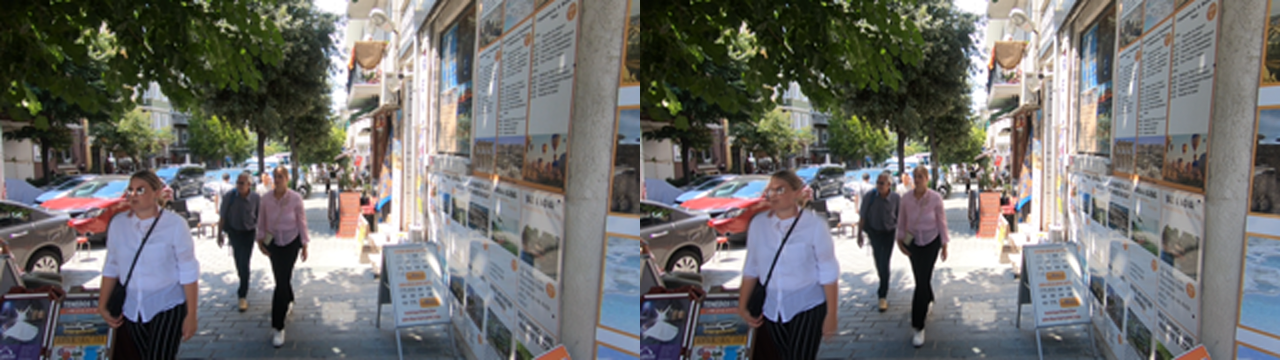
#> input picture p0/tasks/qual/hero_013_40.png, 2560 x 720 px, given as the content of the folder /data/disk1/shared/aiaa3201/project1_video_sr/val_sharp/000, which was not available (shown at 1/2 size)
$ python align_diag.py --out out.png
#> lines starting #> are read from the running program, lines starting #| are printed output that depends on the picture
#!/usr/bin/env python
# -*- coding: utf-8 -*-
"""Task 9 -- how stable is the flow-alignment recipe, and where does it fail?

Three questions, each with its own answer in the output:

1. **Estimation resolution.**  The recipe estimates Farneback flow at 1/4 of the
   *bicubic HR* resolution (i.e. LR resolution) and upsamples it.  Was that choice
   right, or luck?  Variants 1/1, 1/2, 1/4, 1/8 are compared on identical frames:
   warp error against a synthetic known displacement (calibration, no opinion
   involved) *and* the resulting output quality.

2. **Boundary and occlusion.**  ``BORDER_REPLICATE`` copies edge pixels, which is
   wrong wherever content enters or leaves the frame.  Quantified by: share of
   pixels whose forward flow points outside the frame, and the error restricted to
   those pixels.

3. **Forward-backward consistency.**  The obvious fix for (2) is to distrust
   disagreeing flow.  ``|f_fwd - f_bwd(warped)|`` over a threshold marks likely
   occlusion; those pixels fall back to the centre frame (weight 0 instead of the
   blend weight).  The comparison is: plain flow average vs consistency-masked
   flow average, on PSNR / LPIPS / tLP and on warped-vs-GT error.

Parameters for the mask are fixed on a DEVELOPMENT clip (000) and then applied
unchanged to the evaluation clips -- the checklist forbids tuning per test image.
The chosen threshold is written into the JSON.

Usage:
    /tmp/srenv/bin/python ~/p0/scripts/align_diag.py --out ~/p0/out/align
"""
from __future__ import annotations

import argparse
import json
import os
import sys
import time

os.environ.setdefault("TORCH_HOME", "/tmp/torch_home")

import numpy as np
import cv2

sys.path.insert(0, os.path.expanduser("~/p0"))
from evalkit import metrics as M, temporal as T, data as D  # noqa: E402

B = "/data/disk1/shared/aiaa3201/project1_video_sr"
GT_ROOT = B + "/val_sharp"
LR_ROOT = B + "/val_sharp_bicubic"
FB = dict(pyr_scale=0.5, levels=3, winsize=15, iterations=3, poly_n=5,
          poly_sigma=1.2, flags=0)


def rd(p):
    a = cv2.imread(p)
#> a is the input picture: shape (720, 2560, 3); mean B, G, R 109.8, 111.9, 112.2
    if a is None:
        raise RuntimeError("unreadable %s" % p)
    return cv2.cvtColor(a, cv2.COLOR_BGR2RGB)


def flow_to(target_gray, source_gray, scale):
    """target -> source flow, estimated at ``scale`` then scaled back up."""
    h, w = target_gray.shape
    if scale == 1:
        return cv2.calcOpticalFlowFarneback(target_gray, source_gray, None, **FB)
    ts = cv2.resize(target_gray, (w // scale, h // scale), interpolation=cv2.INTER_AREA)
    ss = cv2.resize(source_gray, (w // scale, h // scale), interpolation=cv2.INTER_AREA)
    f = cv2.calcOpticalFlowFarneback(ts, ss, None, **FB)
    return cv2.resize(f, (w, h), interpolation=cv2.INTER_LINEAR) * float(scale)


def warp(src, f):
    h, w = src.shape[:2]
    gx, gy = np.meshgrid(np.arange(w, dtype=np.float32), np.arange(h, dtype=np.float32))
    return cv2.remap(src, gx + f[..., 0], gy + f[..., 1], cv2.INTER_LINEAR,
                     borderMode=cv2.BORDER_REPLICATE)


# ------------------------------------------------------------------ 1. calibration
def calibration(scale_list):
    """Warp error against a KNOWN displacement; no model, no metric choice."""
    rng = np.random.default_rng(0)
    dev = os.path.join(GT_ROOT, "000")
    files = sorted(os.listdir(dev))[:20]
    out = {}
    for s in scale_list:
        errs, t = [], []
        for fn in files:
            img = rd(os.path.join(dev, fn))
            img = cv2.resize(img, (1280, 720), interpolation=cv2.INTER_AREA)
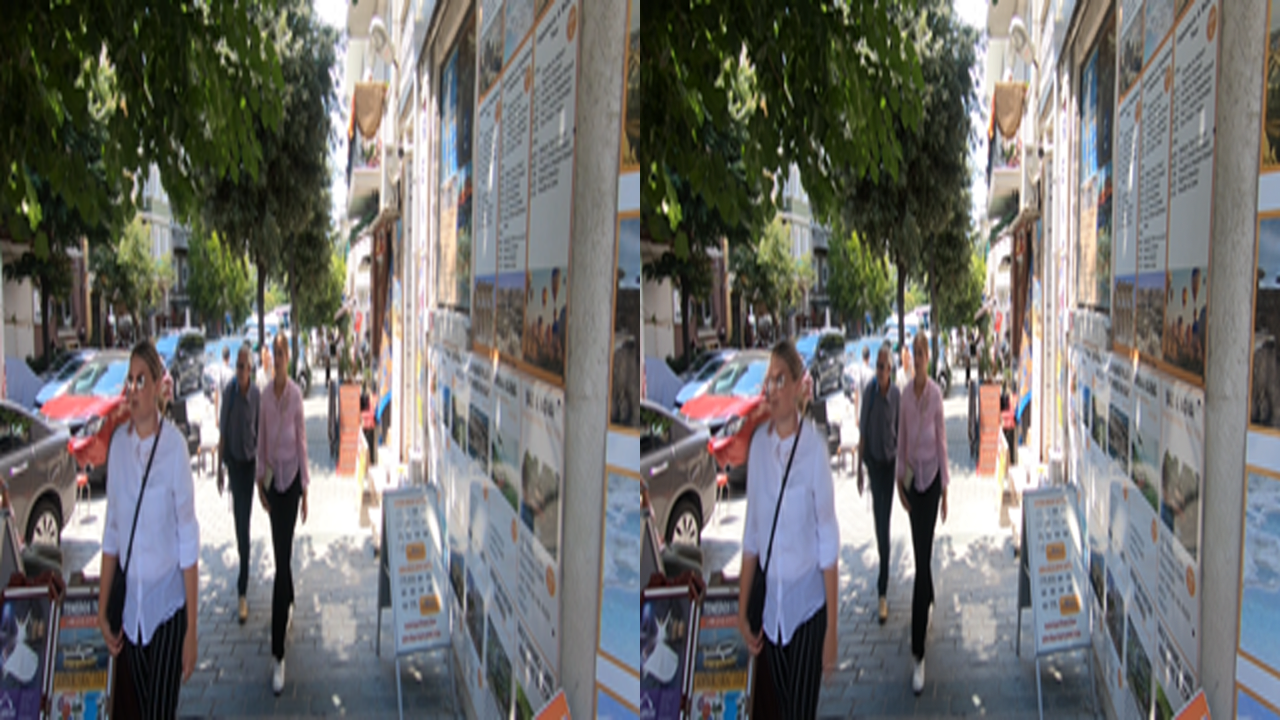
#> img: shape (720, 1280, 3); mean R, G, B 112.2, 111.9, 109.8
            g = cv2.cvtColor(img, cv2.COLOR_RGB2GRAY)
            # known displacement: 1.5 px (the LR->HR unit used elsewhere)
            Mx = np.float32([[1, 0, 1.5], [0, 1, 1.5]])
            shifted = cv2.warpAffine(img, Mx, (g.shape[1], g.shape[0]),
                                     flags=cv2.INTER_LINEAR,
                                     borderMode=cv2.BORDER_REPLICATE)
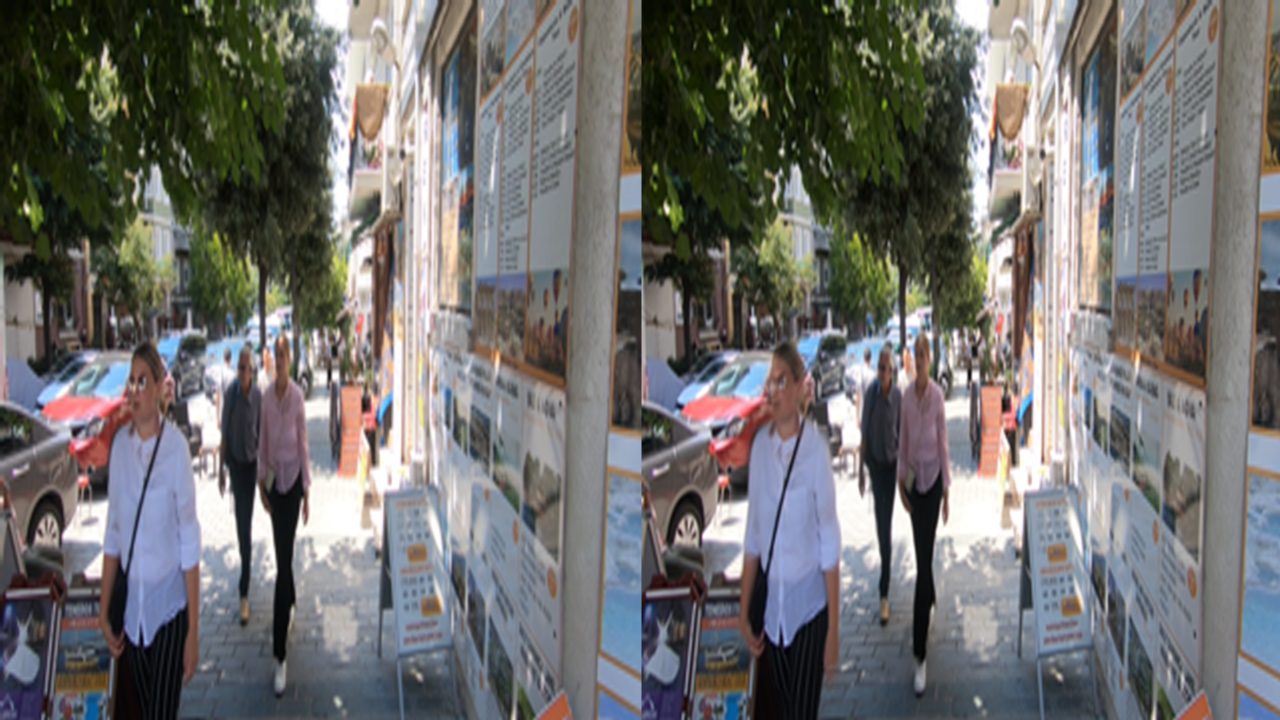
#> shifted: shape (720, 1280, 3); mean R, G, B 112.4, 112, 109.9
            gs = cv2.cvtColor(shifted, cv2.COLOR_RGB2GRAY)
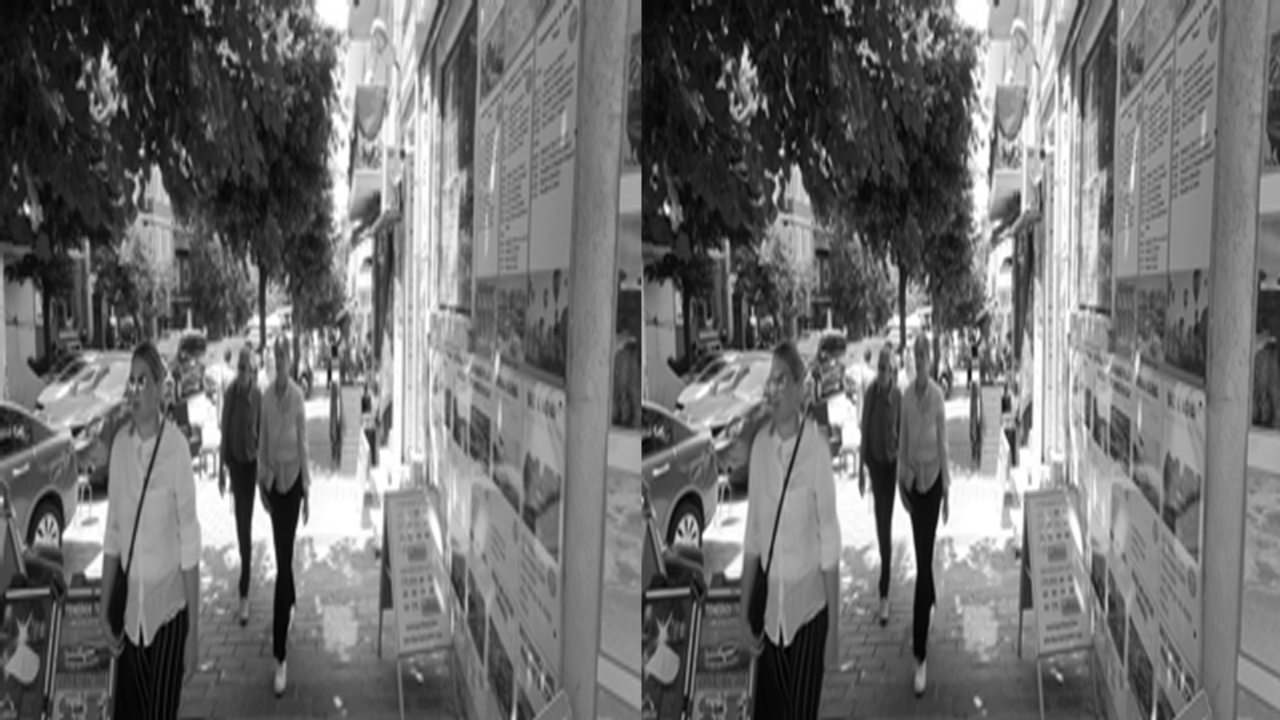
#> gs: shape (720, 1280); min 0, max 255, mean 111.9
            t0 = time.perf_counter()
            f = flow_to(g, gs, s)
            t.append(time.perf_counter() - t0)
            back = warp(shifted, f)
#> in warp, `return cv2.remap(src, gx + f[..., 0], gy + f[..., 1], cv2.INTER_LINEAR..`:
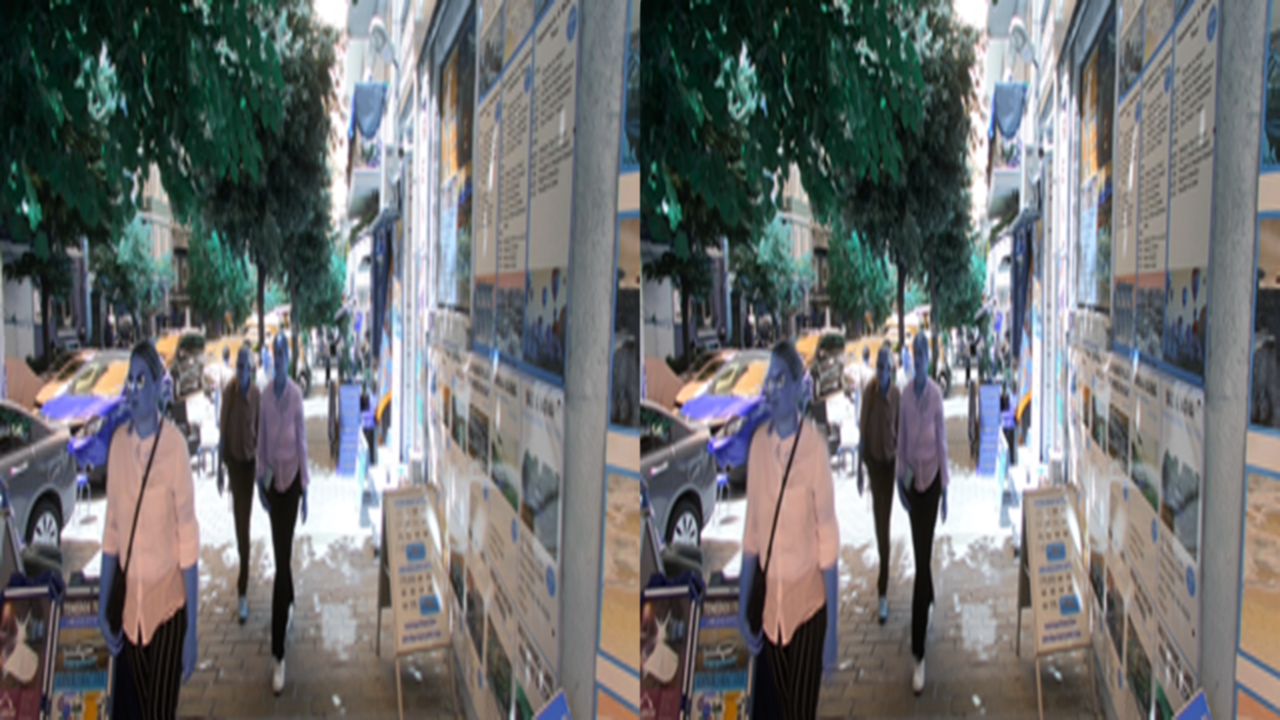
#> returned value: shape (720, 1280, 3); mean of channels 0, 1, 2 112.4, 112, 110; drawn as B, G, R
            # compare on the interior only: the border is where replicate is wrong
            a = img[8:-8, 8:-8].astype(np.float32)
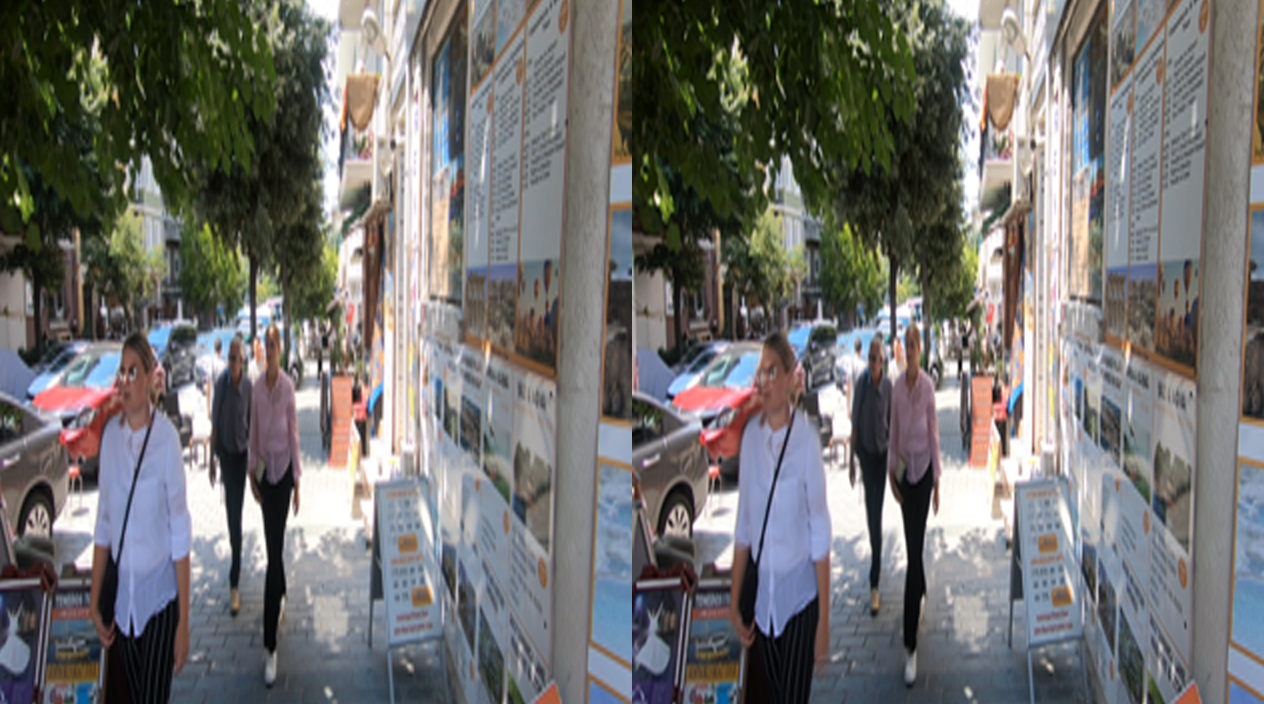
#> a: shape (704, 1264, 3) float32; mean R, G, B 113.2, 112.7, 110.5
            b = back[8:-8, 8:-8].astype(np.float32)
            errs.append(float(np.mean(np.abs(a - b))))
        out[s] = {"l1_warp_error": float(np.mean(errs)),
                  "flow_time_ms": float(np.mean(t) * 1000.0)}
    return out


# ------------------------------------------------------------------ blending
# [61 lines left out: functions blend, score, not called in this run]


def main():
    ap = argparse.ArgumentParser()
    ap.add_argument("--out", required=True)
    ap.add_argument("--dev-clip", default="000")
    ap.add_argument("--clips", nargs="*", default=["004", "011", "019", "022"])
    ap.add_argument("--frames", type=int, default=20)
    ap.add_argument("--scales", nargs="*", type=int, default=[1, 2, 4, 8])
    args = ap.parse_args()
    out_dir = os.path.abspath(os.path.expanduser(args.out))
    os.makedirs(out_dir, exist_ok=True)

    res = {"scales_tested": args.scales, "dev_clip": args.dev_clip,
           "eval_clips": args.clips, "frames_per_clip": args.frames,
           "kernel": [1, 2, 3, 2, 1],
           "note": "flow estimated on bicubic-HR frames at 1/scale of that "
                   "resolution, then upsampled; scale=4 reproduces the Part 1 recipe"}

    # ---- 1. calibration against a known 1.5 px displacement
    print("== calibration (known 1.5 px shift, 20 frames of clip 000) ==", flush=True)
    cal = calibration(args.scales)
#> cal = 4 items
    res["calibration"] = {str(k): v for k, v in cal.items()}
    for s, v in cal.items():
        print("  scale 1/%-2d  L1 warp error %7.3f   flow %6.1f ms"
              % (s, v["l1_warp_error"], v["flow_time_ms"]), flush=True)
#> this loop made 4 passes
#> (s, v) on passes 1 to 4: (1, {'l1_warp_error': 1.84, 'flow_time_ms': 511.9}), (2, {'l1_warp_error': 1.82, 'flow_time_ms': 135.4}), (4, {'l1_warp_error': 1.89, 'flow_time_ms': 47.6}), (8, {'l1_warp_error': 2.14, 'flow_time_ms': 10.04})
#|   scale 1/1   L1 warp error   1.841   flow  511.9 ms
#|   scale 1/2   L1 warp error   1.821   flow  135.4 ms
#|   scale 1/4   L1 warp error   1.895   flow   47.6 ms
#|   scale 1/8   L1 warp error   2.142   flow   10.0 ms

    lpips_net = M.LPIPS(device="cuda", torch_home="/tmp/torch_home")

    # ---- 2. dev clip: pick the FB threshold by a fixed rule (median disagreement)
    idx = D.index_dir(os.path.join(GT_ROOT, args.dev_clip))
    ids = sorted(idx)[:args.frames]
    gt = [rd(idx[i]) for i in ids]
    lidx = D.index_dir(os.path.join(LR_ROOT, args.dev_clip))
    lr = [rd(lidx[i]) for i in ids]
    H, W = gt[0].shape[:2]
    bic = [cv2.resize(x, (W, H), interpolation=cv2.INTER_CUBIC) for x in lr]
    grays = [cv2.cvtColor(x, cv2.COLOR_RGB2GRAY) for x in bic]

    dis = []
    for t in range(len(grays) - 1):
        f = flow_to(grays[t], grays[t + 1], 4)
        b = flow_to(grays[t + 1], grays[t], 4)
        dis.append(np.sqrt(((f + warp(b, f)) ** 2).sum(-1)))
    dis = np.concatenate([d.ravel() for d in dis])
    tau = float(np.percentile(dis, 90))
    res["fb_threshold"] = {
        "value": tau,
        "formula": "disagree(p) = |f_fwd(p) + f_bwd(p + f_fwd(p))|",
        "rule": "90th percentile of that disagreement on the development clip, "
                "then reused unchanged for every evaluation clip",
        "note": "the first version of this script used a MINUS sign here, which gives "
                "p50 13.8 px disagreement on perfectly consistent flow and a p90 "
                "threshold of 88 px -- the mask then never fired (occluded 0.0%). The "
                "plus sign gives p50 0.10 px on the same pair."}
    print("\n== FB threshold from dev clip %s: %.3f px (p90) =="
          % (args.dev_clip, tau), flush=True)

    # ---- 3. variants on the eval clips
    variants = {("1/%d" % s): {"est": s} for s in args.scales}
    res["variants"] = {}
    agg = {}
    for clip in args.clips:
        idx = D.index_dir(os.path.join(GT_ROOT, clip))
        ids = sorted(idx)[:args.frames]
        gt = [rd(idx[i]) for i in ids]
        lidx = D.index_dir(os.path.join(LR_ROOT, clip))
        lr = [rd(lidx[i]) for i in ids]
        bic = [cv2.resize(x, (W, H), interpolation=cv2.INTER_CUBIC) for x in lr]
        grays = [cv2.cvtColor(x, cv2.COLOR_RGB2GRAY) for x in bic]

        rows = {}
        for name, cfg in variants.items():
            t0 = time.time()
            pred, _ = blend(bic, grays, cfg, (1, 2, 3, 2, 1))
            rows[name] = {**score(list(pred), gt, ids, lpips_net),
                          "sec": time.time() - t0}
            rows[name]["est_scale"] = cfg["est"]
            print("%s  %-4s psnr %.3f ssim %.4f lpips %.4f tLP %.5f (%.1fs)"
                  % (clip, name, rows[name]["psnr"], rows[name]["ssim"],
                     rows[name]["lpips"], rows[name]["tlp"], rows[name]["sec"]),
                  flush=True)

        # FB-masked blend at the scale the recipe uses (1/4)
        t0 = time.time()
        pred_m, st = blend(bic, grays, {"est": 4}, (1, 2, 3, 2, 1), conf_mask=True,
                           fb_thresh=tau)
        rows["fb_masked_1/4"] = {**score(list(pred_m), gt, ids, lpips_net),
                                 "sec": time.time() - t0,
                                 "est_scale": 4,
                                 "occluded_frac": float(np.mean(st["occluded_frac"]))}
        r = rows["fb_masked_1/4"]
        print("%s  fb    psnr %.3f ssim %.4f lpips %.4f tLP %.5f occl %.1f%% (%.1fs)"
              % (clip, r["psnr"], r["ssim"], r["lpips"], r["tlp"],
                 100 * r["occluded_frac"], r["sec"]), flush=True)

        # bicubic reference
        base = score(bic, gt, ids, lpips_net)
        rows["bicubic"] = base
        res["variants"][clip] = rows
        for k, v in rows.items():
            agg.setdefault(k, []).append(v)

    res["means"] = {}
    for k, vs in agg.items():
        res["means"][k] = {m: float(np.mean([v[m] for v in vs if m in v]))
                           for m in ("psnr", "ssim", "lpips", "tlp", "sec")}
        if k != "bicubic":
            base_key = "1/4"
            if base_key in res["means"]:
                res["means"][k]["delta_vs_est_1_4"] = {
                    m: res["means"][k][m] - res["means"][base_key][m]
                    for m in ("psnr", "ssim", "lpips", "tlp")}

    # ---- 4. boundary / occlusion share, reported explicitly
    occl = {}
    for clip in args.clips:
        idx = D.index_dir(os.path.join(GT_ROOT, clip))
        ids = sorted(idx)[:args.frames]
        lidx = D.index_dir(os.path.join(LR_ROOT, clip))
        lr = [rd(lidx[i]) for i in ids]
        bic = [cv2.resize(x, (W, H), interpolation=cv2.INTER_CUBIC) for x in lr]
        grays = [cv2.cvtColor(x, cv2.COLOR_RGB2GRAY) for x in bic]
        outfrac = []
        for t in range(len(grays) - 1):
            f = flow_to(grays[t], grays[t + 1], 4)
            gx, gy = np.meshgrid(np.arange(W, dtype=np.float32),
                                 np.arange(H, dtype=np.float32))
            x = gx + f[..., 0]
            y = gy + f[..., 1]
            outfrac.append(float(((x < 0) | (x >= W) | (y < 0) | (y >= H)).mean()))
        occl[clip] = {"flow_leaves_frame_frac": float(np.mean(outfrac))}
    res["boundary"] = occl
    print("\n== share of pixels whose flow leaves the frame (BORDER_REPLICATE applies) ==")
    for c, v in occl.items():
        print("  %s  %.2f%%" % (c, 100 * v["flow_leaves_frame_frac"]))

    print("\n== means over %d clips ==" % len(args.clips))
    print("%-14s %8s %8s %8s %8s %8s" % ("variant", "PSNR", "SSIM", "LPIPS", "tLP", "sec"))
    for k, v in res["means"].items():
        print("%-14s %8.3f %8.4f %8.4f %8.5f %8.1f"
              % (k, v["psnr"], v["ssim"], v["lpips"], v["tlp"], v["sec"]))
    json.dump(res, open(os.path.join(out_dir, "align.json"), "w", encoding="utf-8"),
              indent=1)
    print("->", os.path.join(out_dir, "align.json"))


if __name__ == "__main__":
    main()
#> (the call stopped at in main, `lpips_net = M.LPIPS(device="cuda", torch_home="/tmp/torch_home")`: evalkit is not available in this run)
